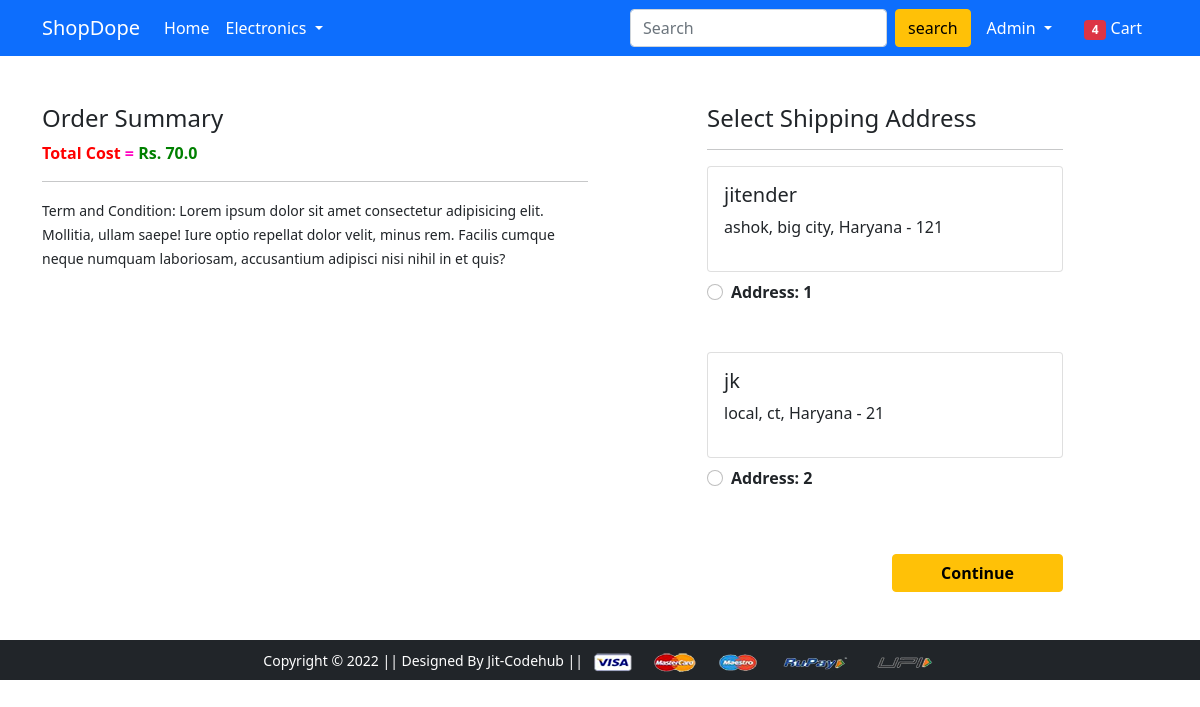
Screenshot of /checkout/ (signed in) with the database file from the repository.
### app/models.py (models this page shows, shortened)
class Customer(models.Model):
    user = models.ForeignKey(User, on_delete=models.CASCADE)
    name = models.CharField(max_length=200)
    locality = models.CharField(max_length=200)
    city = models.CharField(max_length=50)
    zipcode = models.IntegerField()
    state = models.CharField(choices=STATE_CHOICES, max_length=50)

### app/views.py (the view)
# urls.py: path('checkout/', views.checkout, name='checkout'),
@login_required
def checkout(request):
    user = request.user
    add = Customer.objects.filter(user=user)
    cart_items = Cart.objects.filter(user=user)
    shipping_amount = 70.0
    amount = 0.0
    for p in cart_items:
        p = Cart.objects.get(id=int(str(p)))
        amount += p.product.discounted_price * p.quantity
    return render(request, 'app/checkout.html', {'add':add, 'total_amount':amount + shipping_amount, 'cart_items':cart_items})

### app/templates/app/checkout.html (shortened to what this page needs)
{% extends 'app/base.html' %}
{% load static %}
{% block main-content %}
<div class="container">
 <div class="row mt-5">
  <div class="col-sm-6">
    <h4>Order Summary</h4>
    <p class="fw-bold" style="color: red;">Total Cost <span style="color: rgb(255, 0, 191);">=</span> <span style="color: green;"> Rs. {{total_amount}}</span></p>
    <hr>
    <small>Term and Condition: Lorem ipsum dolor sit amet consectetur adipisicing elit. Mollitia, ullam saepe! Iure optio repellat dolor velit, minus rem. Facilis cumque neque numquam laboriosam, accusantium adipisci nisi nihil in et quis?</small>
  </div>
  <div class="col-sm-4 offset-sm-1">
    <h4>Select Shipping Address</h4>
    <hr>
    <form action="/paymentdone">
      {% for ad in add %}
      <div class="card">
        <div class="card-body">
        <h5>{{ad.name}}</h5>
        <p>{{ad.locality}}, {{ad.city}}, {{ad.state}} - {{ad.zipcode}}</p>
        </div>
      </div>
        <div class="form-check mt-2 mb-5">
          <input class="form-check-input" type="radio" name="custid" id="custadd{{forloop.counter}}" value="{{ad.id}}">
          <label class="form-check-label fw-bold" for="custadd{{forloop.counter}}">
            Address: {{forloop.counter}} </label>
        </div>
        {% endfor %}
        <div class="text-end">
          <button type="submit" class="btn btn-warning mt-3 px-5 fw-bold">Continue</button>
        </div>
      </form>
    </div>
  </div>
</div>
{% endblock main-content %}

### app/templates/app/base.html (shortened to what this page needs)
<!doctype html>
{% load static %}
<html lang="en">
  <head>
    <link href="https://cdn.jsdelivr.net/npm/bootstrap@5.0.0-beta1/dist/css/bootstrap.min.css" rel="stylesheet">
    <link rel="stylesheet" href="{% static 'app/css/owl.carousel.min.css' %}">
    <link rel="stylesheet" href="{% static 'app/css/all.min.css' %}">
    <link rel="stylesheet" href="{% static 'app/css/style.css' %}">
  </head>
  <body>
    <nav class="navbar navbar-expand-lg navbar-dark bg-primary">
     <div class="container">
       <a class="navbar-brand" href="/">ShopDope</a>
       <div class="collapse navbar-collapse" id="navbarSupportedContent">
         <ul class="navbar-nav me-auto mb-2 mb-lg-0">
           <li class="nav-item">
             <a class="nav-link active" aria-current="page" href="/">Home</a>
           </li>
           <li class="nav-item dropdown">
             <a class="nav-link dropdown-toggle text-white" href="#" id="electronicsDropdown" role="button" data-bs-toggle="dropdown" aria-expanded="false">
               Electronics
             </a>
           </li>
          </ul>
         <form class="d-flex">
           <input class="form-control me-2" type="search" placeholder="Search" aria-label="Search">
           <button class="btn btn-warning" type="submit">search</button>
         </form>
         <div>
          <ul class="navbar-nav me-auto mb-2 mb-lg-0">
           {% if request.user.is_authenticated %}
           <li class="nav-item dropdown mx-2">
              <a class="nav-link dropdown-toggle text-white" href="#" id="profileDropdown" role="button" data-bs-toggle="dropdown" aria-expanded="false">
                {{request.user|title}}
              </a>
            </li>
            <li class="nav-item mx-2">
             <a href="{% url 'showcart' %}" class="nav-link text-white"><span class="badge bg-danger">4</span> Cart </a>
            </li>
            {% endif %}
          </ul>
         </div>
       </div>
     </div>
    </nav>
    {% block main-content %} {% endblock main-content %}
    <footer class="container-fluid bg-dark text-center p-2 mt-5">
        <small class="text-white">Copyright &copy; 2022 || Designed By Jit-Codehub || </small>
        <img src="{% static 'app/images/payment.png' %}" alt="" srcset="" class="img-fluid" height="2px">
    </footer>
  </body>
</html>

### rows the page displays
Customer: name "jitender", locality "ashok", city "big city", state "Haryana", zipcode "121"
Customer: name "jk", locality "local", city "ct", state "Haryana", zipcode "21"

### other values shown
{{ request.user|title }} "Admin"
{{ total_amount }} "70.0"
